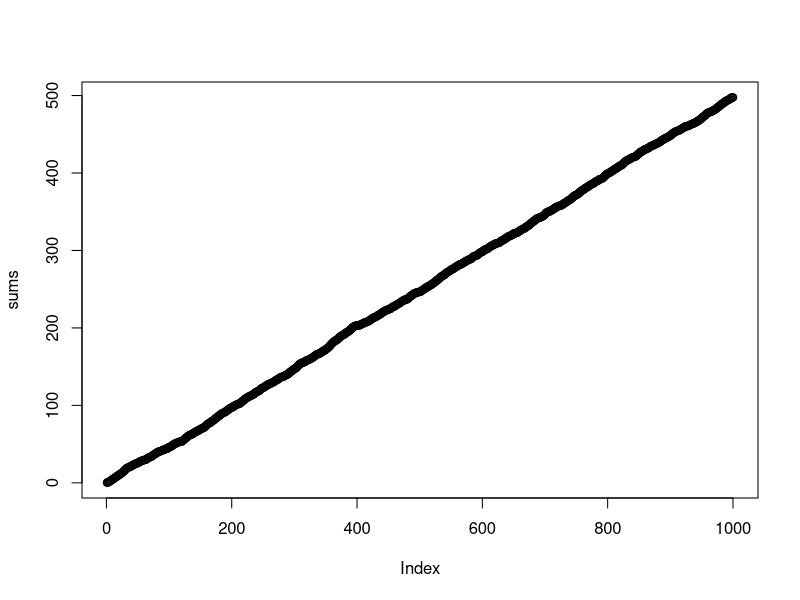

Write the R code that produced this figure.
seq_length = 1000
lower = 0
upper = 1

sequence = runif(seq_length, lower, upper)

sums = vector()

for (i in 1:seq_length)
{
  sums[i] = sum(sequence[1:i])
}

plot(sums)
